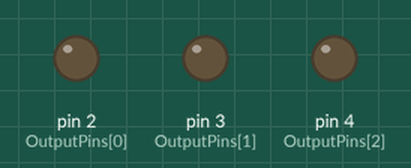
A sketch run on a simulated Arduino Uno, built with avr-gcc and run on an emulated ATmega328P. On the bench: output pins drawn as LEDs (lit = HIGH). What the sketch prints to the serial monitor is not drawn.

Above: at 0.1 s.
At 3.1 s:
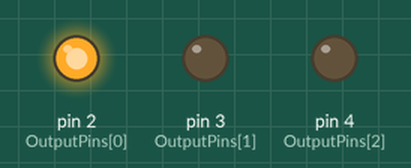
At 9.1 s:
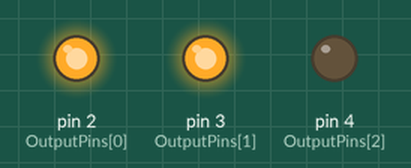
At 18.1 s:
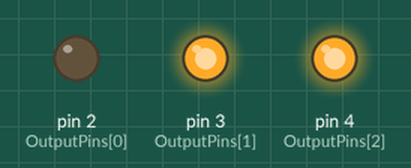
Timing chart, 0 to 22.5 s (numbered marks = the images above):
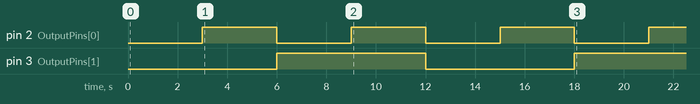

The sketch:

Truth_Table_Tester.ino
```cpp
      //============================//
     //                            //
    // 2019 Ninja Challenge Intel //
   //  Boolean Function Tester   //
  // Code Written By: Omri Raz  //
 //                            //
//============================//

int correct = 0;                     //Number Of Correct Function Steps
int LEDstate[3] = {0,0,0};           //Binary Count Variables
int OutputPins[3] = {2,3,4};         //2 IS LSB, 4 IS MSB
int InputPins[2] = {5,6};            //Pins For Input From The Function
int answer[8] = {0,1,1,1,0,0,1,0};   //Function Output
bool Win = false;                    //Win Flag


void setup() {
  Serial.begin(9600);
  for(int i = 0; i < 3; i++){
    pinMode(OutputPins[i], OUTPUT);
    if(i < 2){
      pinMode(InputPins[i], INPUT);
    }
  }
  for(int count = 0; count < 8; count++){ //counting integer
    Serial.print("Count: ");
    Serial.println(count);
    Serial.print("Binary count: ");
    for(int bitnum = 0; bitnum < 3; bitnum++){
      LEDstate[bitnum] = bitRead(count, bitnum);
      if(LEDstate[bitnum] == answer[bitnum]){
        correct++;
      }
      else{
        Serial.println("FAIL");
      }
      Serial.print(LEDstate[bitnum]);
      digitalWrite(OutputPins[bitnum],LEDstate[bitnum]);
    }
    delay(3000);
  }
  if(correct >= 7) {
    Win = true;
    Serial.println("WIN!!");

  }
  else{
    Win = false;
    Serial.println("loss");
  }


}

void loop() {
  // put your main code here, to run repeatedly:

}
```
